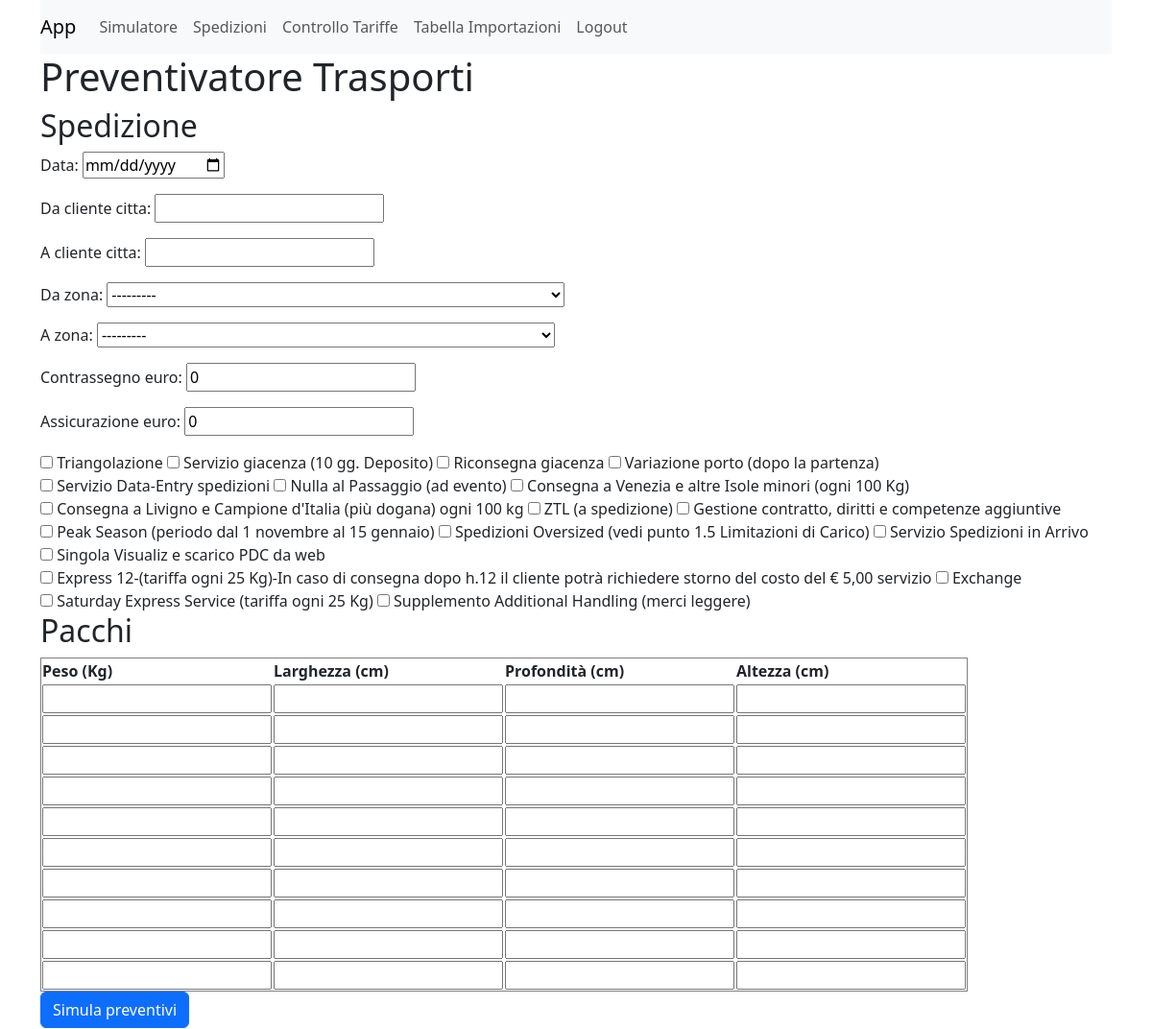
Before: /crea_spedizione (signed in, upper part) with the older database file.
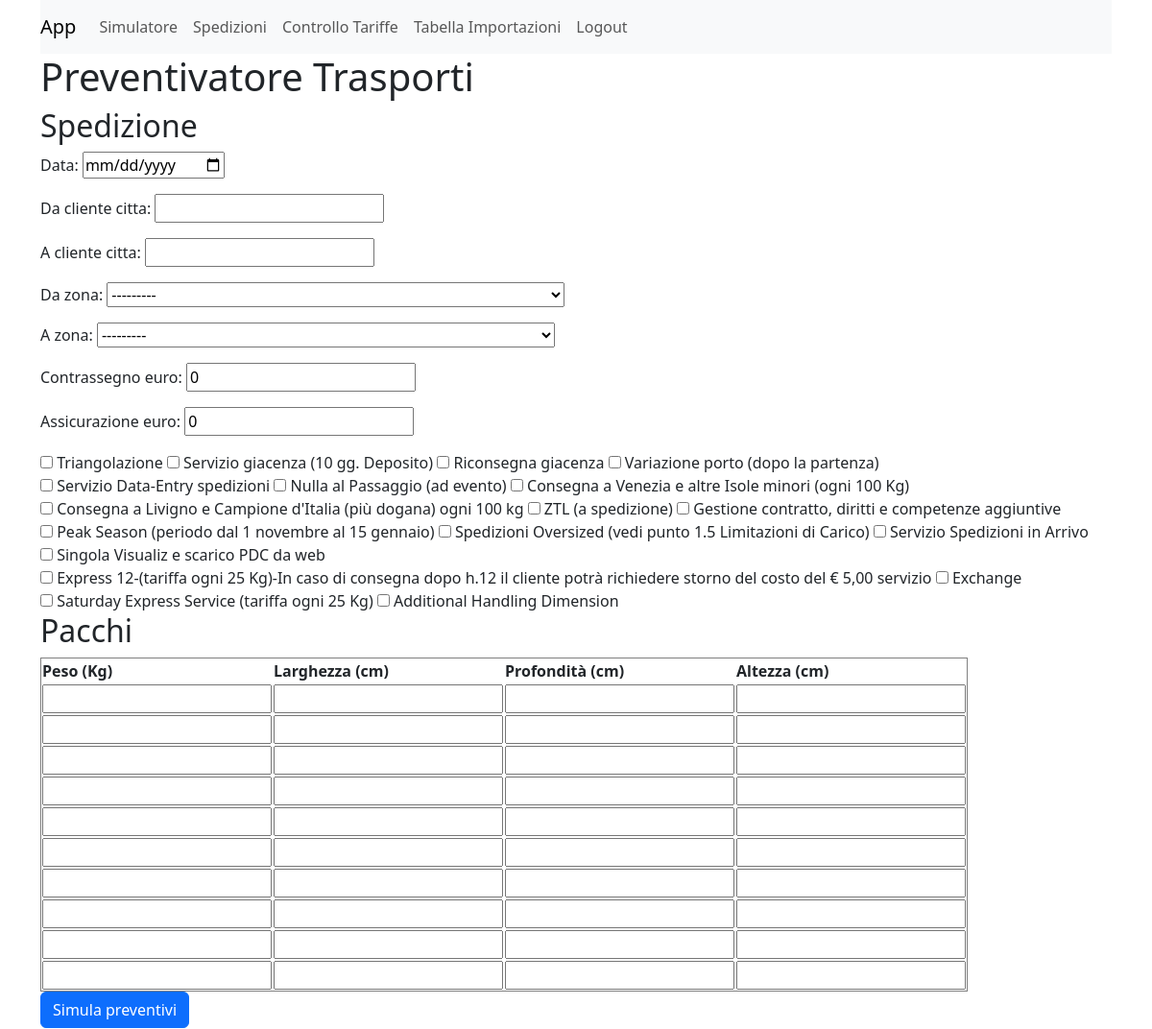
After: the same page with the newer database file.
### trasporti/models.py (models this page shows, shortened)
class Supplemento(models.Model):
    tipo_servizio = models.ForeignKey(
        TipoServizio,
        on_delete=models.SET_NULL,
        null=True,
        blank=True,
        related_name='supplementi_corrieri'
    )
    FIXED = "fisso"
    PERCENTAGE = "percentuale"
    ACOLLO = "a collo"
    ASPEDIZIONE = "a spedizione"
    TYPES = [
        (FIXED, "fisso"),
        (PERCENTAGE, "percentuale"),
    ]
    APPLICAZIONE = [
        (ACOLLO, "a collo"),
        (ASPEDIZIONE, "a spedizione"),
    ]
    zone_tariffazione = models.ManyToManyField(
        Zona_spedizioniere,
        related_name='supplementi',
        blank=True,
        help_text="Seleziona le zone in cui questo supplemento è applicabile. Se vuoto, non verrà applicato."
    )
    diritto_minimo_euro = models.DecimalField(max_digits=10, decimal_places=2, default=0.00, help_text="Minimo applicabile (es. 5.00 euro)")
    nome = models.CharField(max_length=200)
    calc_type = models.CharField(max_length=28,choices=TYPES)
    applic_type = models.CharField(max_length=28,choices=APPLICAZIONE)
    valore = models.DecimalField(max_digits=10,decimal_places=3)
    applica_fuel = models.BooleanField(default=True)
    valid_from = models.DateField(default=timezone.now)
    valid_to = models.DateField(null=True, blank=True)
    class Meta:
        verbose_name_plural = "Supplementi"

### trasporti/views.py (the view)
# urls.py: path('crea_spedizione', crea_spedizione, name='crea_spedizione'),
@login_required
def crea_spedizione(request):
    title = "Simulatore"
    preventivi = None
    supplementi_disponibili = Supplemento.objects.all()
    ids_supplementi = []
    def aggiungi_assic_contr_peaks(ids_list, valore_merce, valore_contr, spedizione):
        return ids_list
    if request.method == "POST":
        action = request.POST.get("action")
        form = SpedizioneForm(request.POST)
        formset = PaccoFormSet(request.POST)
        ids_supplementi = request.POST.getlist("supplementi_selezionati")
        if form.is_valid() and formset.is_valid():
            pacchi_data = formset.cleaned_data
            pacchi = [p for p in pacchi_data if p and not p.get("DELETE", False)]
            ids_int = [int(i) for i in ids_supplementi if i.isdigit()]
            valore_merce = form.cleaned_data.get('assicurazione_euro', Decimal('0'))
            valore_contr = form.cleaned_data.get('contrassegno_euro', Decimal('0'))
            servizi_scelti = form.cleaned_data.get("servizi_richiesti", [])
            if action == "simulate":
                spedizione_temp = form.save(commit=False)
                spedizione_temp.valore_merce = valore_merce
                spedizione_temp.valore_contrassegno = valore_contr
                ids_simulati = aggiungi_assic_contr_peaks(
                    ids_int.copy(),
                    valore_merce,
                    valore_contr,
                    spedizione_temp
                )
                spedizione_temp._servizi_simulati = list(servizi_scelti)
                print(f'servizi_scelti:{servizi_scelti}') #qui manca il fuel
                spedizione_temp._supplementi_simulati = ids_simulati
                supp_richiesti = Supplemento.objects.filter(id__in=ids_simulati)
                print('supp_richiesti')
                for s in supp_richiesti:
                    print(f"{s.id} - {s.nome}")
                preventivi = simula_preventivi(spedizione_temp, pacchi)
            elif action == "confirm":
                spedizione = form.save(commit=False)
                peso_reale_totale = sum(Decimal(str(p["peso_kg"])) for p in pacchi)
                spedizione.peso_reale_totale_kg = peso_reale_totale
                nome_trasportatore = request.POST.get("trasportatore")
                try:
                    trasportatore_obj = Spedizioniere.objects.get(nome=nome_trasportatore)
                    spedizione.trasportatore_scelto = trasportatore_obj
                    zona_corriere_obj = Zona_spedizioniere.objects.filter(
                        spedizioniere=trasportatore_obj,
                        zona__in=[spedizione.da_zona, spedizione.a_zona]
                    ).order_by('-priorita').first()
                    spedizione.zona_tariffazione_spedizioniere = zona_corriere_obj
                except Spedizioniere.DoesNotExist:
                    spedizione.trasportatore_scelto = None
                totale_con_iva_euro = request.POST.get("totale_con_iva_euro", "0")
                spedizione.valore_preventivo = Decimal(str(totale_con_iva_euro).replace(",", "."))
                spedizione.save()
                ids_finali = aggiungi_supplementi_automatici_per_zona(
                    ids_int,
                    spedizione,
                    zona_corriere_obj
                )
                print("=== DEBUG SALVATAGGIO SUPPLEMENTI ===")
                print("zona_corriere_obj:", zona_corriere_obj)
                print("ids_int manuali:", ids_int)
                print("assicurazione_euro:", spedizione.assicurazione_euro)
                print("contrassegno_euro:", spedizione.contrassegno_euro)
                print("ids_finali:", ids_finali)
                for s in Supplemento.objects.filter(id__in=ids_finali):
                    print(
                        f"id={s.id} | "
                        f"nome={s.nome} | "
                        f"codice={s.tipo_servizio.codice if s.tipo_servizio else None}"
                    )
                spedizione.supplementi.set(ids_finali)
                print("SUPPLEMENTI SALVATI:")
                for s in spedizione.supplementi.all():
                    print(
                        f"id={s.id} | "
                        f"nome={s.nome} | "
                        f"codice={s.tipo_servizio.codice if s.tipo_servizio else None}"
                    )
                formset.instance = spedizione
                formset.save()
                return redirect("spedizioni")
    else:
        form = SpedizioneForm(instance=Spedizione(data=timezone.now().date()))
        formset = PaccoFormSet()
    return render(request, "trasporti/crea_spedizione.html", {
        "title":title,
        "form": form,
        "formset": formset,
        "preventivi": preventivi,
        "supplementi_disponibili": supplementi_disponibili,
        "ids_selezionati": [i for i in ids_supplementi if i.isdigit()]
    })

### trasporti/forms.py
class SpedizioneForm(forms.ModelForm):
    class Meta:
        model = Spedizione
        fields = [
            "data",
            "da_cliente_citta",
            "a_cliente_citta",
            "da_zona",
            "a_zona",
            "contrassegno_euro",
            "assicurazione_euro",
        ]
        widgets = {
            "data": forms.DateInput(attrs={"type": "date"})
        }

### trasporti/models.py (called while the page is built)
    def __str__(self):
        return self.nome

### trasporti/templates/trasporti/crea_spedizione.html (shortened to what this page needs)
{% extends 'base.html' %}
{% block content %}
<h1>Preventivatore Trasporti</h1>
<form method="post">
    <h2>Spedizione</h2>
    {{ form.as_p }}
    {% for supp in supplementi_disponibili %}
        {% if supp.tipo_servizio.codice not in "ASSIC,CONTR,FUELS,PEAKS" %}
        <label>
            <input type="checkbox" name="supplementi_selezionati" value="{{ supp.id }}"
                   {% if supp.id|stringformat:"s" in ids_selezionati %}checked{% endif %}>
            {{ supp.nome }}
        </label>
        {% endif %}
    {% endfor %}
    <h2>Pacchi</h2>
    <table border="1">
        <thead>
            <tr>
                <th>Peso (Kg)</th>
                <th>Larghezza (cm)</th>
                <th>Profondità (cm)</th>
                <th>Altezza (cm) </th>
            </tr>
        </thead>
        <tbody>
        {% for f in formset %}
            <tr>
                <td>{{ f.peso_kg }}</td>
                <td>{{ f.larghezza_cm }}</td>
                <td>{{ f.profondita_cm }}</td>
                <td>{{ f.altezza_cm }}</td>
            </tr>
        {% endfor %}
        </tbody>
    </table>
    <button type="submit" name="action" value="simulate" class="btn btn-primary">
        Simula preventivi
    </button>
    <br>
    <br>
    pacchi dal volume piu piccolo al piu grande: <br>
    piccolo:	42 x 28 x 18 <br>
    d10:        60 x 40 x 10 <br>
	50 x 40 x 13 <br>
	60 x 45 x 10 <br>
d15:	60 x 40 x 15 <br>
e15:	60 x 45 x 15 <br>
	65 x 56 x 12 <br>
d20:	60 x 40 x 20 <br>
e20:	65 x 45 x 20 <br>
h20:	65 x 45 x 20 <br>
d30:	60 x 40 x30 <br>
d35:	60 x 40 x35 <br>
	65 x 45 x 30 <br>
h30:	65 x 45 x 30 <br>
L29 / scatola td:	70 x 50 x 30 <br>
h40:	65 x 45 x 40 <br>
N80:	80 x 50 x 30 <br>
scatola T9:	62 x 52 x 50 <br>
X L49:	70 x 50 x 50 <br>
X L59:	70 x 50 x 60 <br>
X K54:	85 x 50 x 55 <br>
X grucce:	80 x 60 x 50 <br>
X bauletto S14 piccolo:	60 x 50 x 100 <br>
X	85 x 60 x 60 <br>
X bauletto sa10:	70 x 50 x 115 <br>
X bauletto S11:	70 x 50 x 120 <br>
    <br>
    <br>
    NOTA 1. <br>
    il supplemento codice "PEAKS" di peak season va creato prima della creazione delle spedizioni  <br>
    (se no il suo id non sarà incluso nella lista dei supplementi della spedizione)  <br>
    questi sono i 4 codici dei 4 supplementi "automatici" in fase di creazione:  <br>
    FUELS  <br>
    PEAKS  <br>
    ASSIC  <br>
    CONTR  <br>
    {% endblock %}

Changed rows visible on the page:
changed Supplemento: nome "Supplemento Additional Handling (merci leggere)" → "Additional Handling Dimension"
